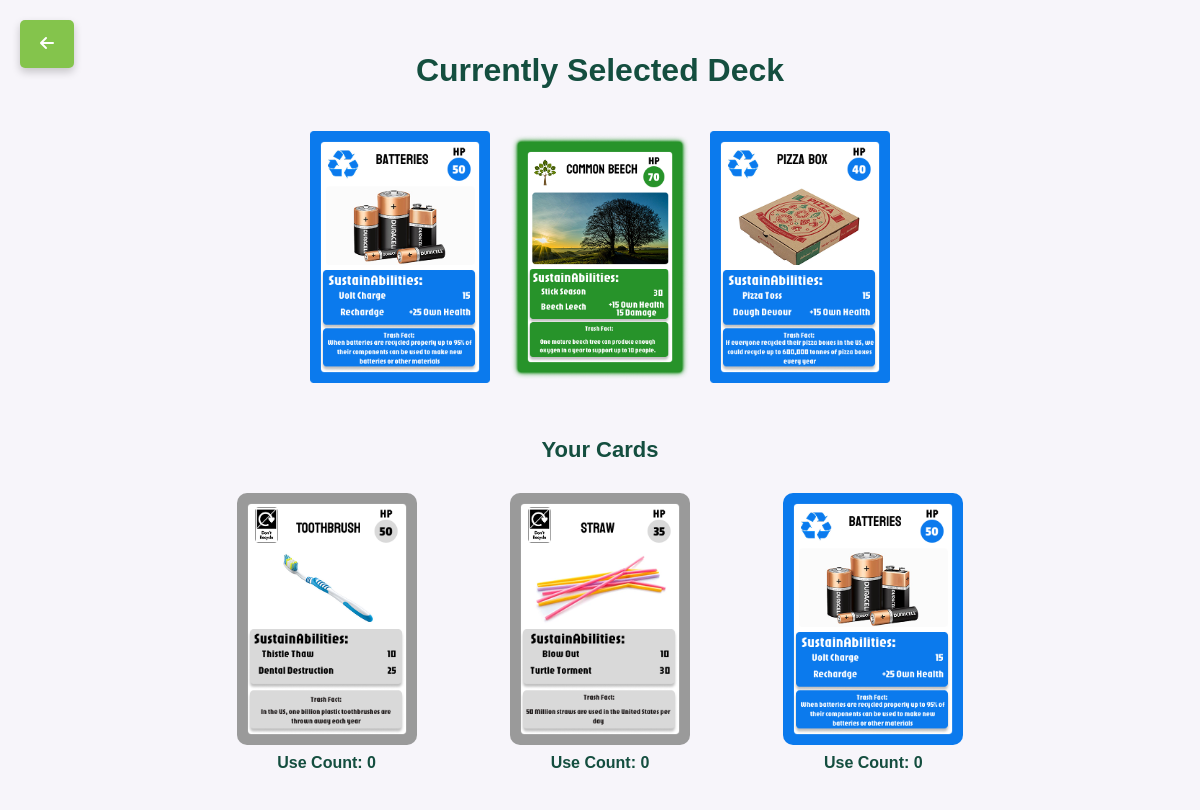
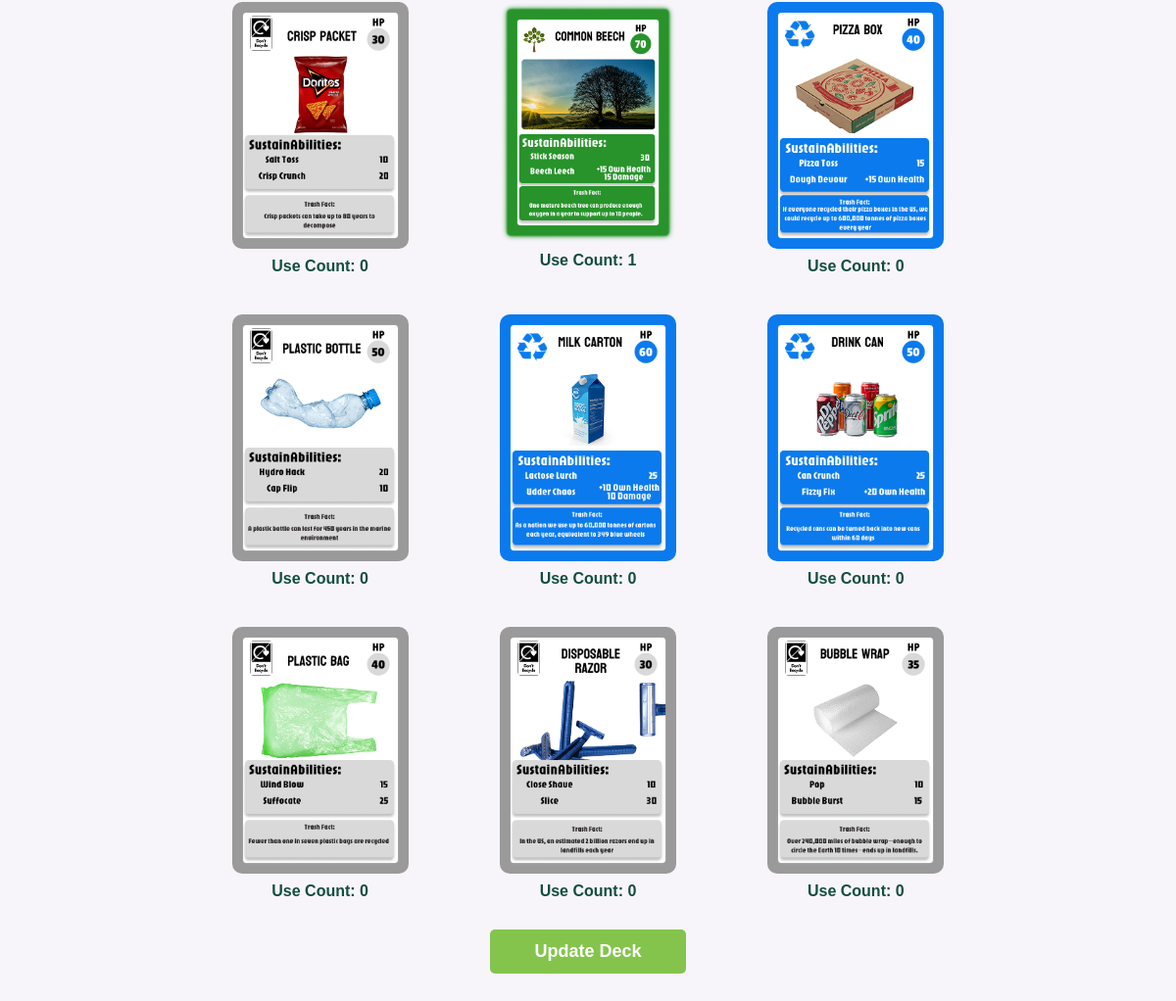
Screenshot of /change_deck (signed in) with the database file from the repository (2 pictures, top to bottom).
### backend/models.py (models this page shows, shortened)
class Card(models.Model):
    name = models.CharField(max_length=100, primary_key=True)
    image = models.ImageField()
    card_type = models.IntegerField()
    ability_name_1 = models.CharField(max_length=100)
    ability_power_1 = models.IntegerField()
    ability_name_2 = models.CharField(max_length=100)
    ability_power_2 = models.IntegerField()
    ability_self_power_2 = models.IntegerField(default=0)
    health_points = models.IntegerField()
    fact = models.CharField(max_length=200)

class PlayerCards(models.Model):
    player = models.ForeignKey(User, on_delete=models.CASCADE)
    card = models.ForeignKey(Card, on_delete=models.CASCADE)
    in_gym = models.BooleanField()
    use_count = models.IntegerField() # Depends on the card type, check if this record is removed

### backend/views.py (the view)
# urls.py: path('change_deck', views.change_deck, name='change_deck'),
@login_required
def change_deck(request):
    referer = request.META.get("HTTP_REFERER")
    if referer and "change_deck" not in referer:
        request.session["original_referrer"] = referer
    cards = Card.objects.all().order_by('card_type')
    players_cards = PlayerCards.objects.filter(player=request.user)
    deck_card_1 = request.user.profile.deck_card_1
    deck_card_2 = request.user.profile.deck_card_2
    deck_card_3 = request.user.profile.deck_card_3
    context = {
        "cards": cards,
        "player_cards": players_cards,
        "user": request.user,
        "deck_card_1": deck_card_1,
        "deck_card_2": deck_card_2,
        "deck_card_3": deck_card_3,
        "previous_page": request.session.get("original_referrer", "/view-gym")
    }
    return render(request, 'backend/profile/changeDeck.html', context)

### templates/backend/profile/changeDeck.html (shortened to what this page needs)
<!DOCTYPE html>
<html lang="en">
    <head>
        {% load static %}
        {% load profile_extras %}
        <link rel="stylesheet" href="{% static 'css/backend/profile/changeDeck.css' %}">
        <link rel="stylesheet" href="https://cdnjs.cloudflare.com/ajax/libs/font-awesome/6.0.0/css/all.min.css">
    </head>
    <body>
        <div class="backButton">
            <a class="back-button" href="{{ previous_page }}">
                <i class="fas fa-arrow-left"></i>
            </a>
        </div>
        <div class="Deck">
            <div class="deckTitle">
                <p>Currently Selected Deck</p>
            </div>
            <div class="My Deck">
                <table>
                    <tr>
                        <td>
                            {% if deck_card_1 %}
                                <img src="{{ deck_card_1.image.url }}" alt="{{ deck_card_1.name }}">
                            {% else %}
                                <img src="{% static 'images/backend/profile/PlasticBlankBorder.png' %}" alt="Deck Card 1">
                            {% endif %}
                        </td>
                        <td>
                            {% if deck_card_2 %}
                                <img src="{{ deck_card_2.image.url }}" alt="{{ deck_card_2.name }}">
                            {% else %}
                                <img src="{% static 'images/backend/profile/PlasticBlankBorder.png' %}" alt="Deck Card 2">
                            {% endif %}
                        </td>
                        <td>
                            {% if deck_card_3 %}
                                <img src="{{ deck_card_3.image.url }}" alt="{{ deck_card_3.name }}">
                            {% else %}
                                <img src="{% static 'images/backend/profile/PlasticBlankBorder.png' %}" alt="Deck Card 3">
                            {% endif %}
                        </td>
                    </tr>
                </table>
            </div>
        </div>
        <div class="cards-selection">
            <h2>Your Cards</h2>
            <form method="POST" action="{% url 'update_deck' %}">
                <div class="cardTable">
                    <table>
                        <tr>
                        {% for player_card in player_cards %}
                            {% if not player_card.in_gym %}
                                <td>
                                    <label class="card-select">
                                        <img src="{{ player_card.card.image.url }}"
                                         alt="{{ player_card.card.name }}">
                                        <div class="use-count">
                                            Use Count: {{ player_card.use_count }}
                                        </div>
                                    </label>
                                </td>
                            {% endif %}
                        {% endfor %}
                        </tr>
                    </table>
                </div>
                <button type="submit" onclick="return lessThanThree()">Update Deck</button>
            </form>
        </div>
    </body>
</html>

### static/css/backend/profile/changeDeck.css (style rules this page uses)
body { font-family: Arial, sans-serif; background-color: #f7f5fa; margin: 0; padding: 20px; }
h2 { margin: 20px 0; font-size: 22px; color: #144E3F; text-align: center; }
.backButton { position: fixed; top: 20px; left: 20px; z-index: 1000; }
.backButton a { background-color: #84C44C; color: white; padding: 15px 20px; text-decoration: none; border-radius: 5px; display: inline-block; box-shadow: 0 4px 8px rgba(0, 0, 0, 0.2); transition: background-color 0.3s ease; }
.Deck { margin-bottom: 40px; }
.deckTitle { font-size: 32px; font-weight: bold; text-align: center; margin-bottom: 20px; color: #144E3F; }
.My.Deck table { margin: 0 auto; border-collapse: collapse; }
.My.Deck td { padding: 10px; }
.My.Deck img { width: 180px; height: auto; }
.cards-selection { max-width: 1200px; margin: 0 auto; }
.cardTable table { width: 100%; border-collapse: collapse; margin: 0 auto; }
.cardTable tr { display: grid; grid-template-columns: repeat(auto-fill, minmax(200px, 1fr)); gap: 20px; max-width: 800px; margin: 0 auto; }
.cardTable td { text-align: center; padding: 10px; }
.card-select { display: inline-block; position: relative; cursor: pointer; perspective: 1000px; }
.card-select img { width: 180px; height: auto; transition: all 0.3s ease; border-radius: 10px; }
button[type="submit"] { display: block; width: 200px; padding: 12px 30px; margin: 20px auto; background-color: #84C44C; color: white; border: none; border-radius: 5px; font-size: 18px; font-weight: bold; cursor: pointer; transition: background-color 0.3s; }
.back-button { color: white; }
.use-count { font-family: Arial, sans-serif; text-align: center; font-weight: bold; margin-top: 5px; font-size: 16px; color: #144E3F; }

### rows the page displays
Card: image (picture)
Card: image (picture)
Card: image (picture)
PlayerCards: card.image (picture), use_count "0"
PlayerCards: card.image (picture), use_count "0"
PlayerCards: card.image (picture), use_count "0"
PlayerCards: card.image (picture), use_count "0"
PlayerCards: card.image (picture), use_count "1"
PlayerCards: card.image (picture), use_count "0"
PlayerCards: card.image (picture), use_count "0"
PlayerCards: card.image (picture), use_count "0"
PlayerCards: card.image (picture), use_count "0"
PlayerCards: card.image (picture), use_count "0"
PlayerCards: card.image (picture), use_count "0"
PlayerCards: card.image (picture), use_count "0"
